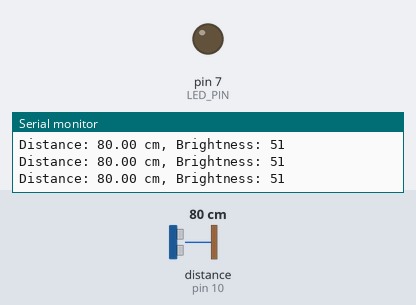
A sketch run on a simulated Arduino Uno, built with avr-gcc and run on an emulated ATmega328P. Parts: output pins drawn as LEDs (lit = HIGH), the last lines printed to the serial monitor. Wiring (inferred from the names in the program): ultrasonic range finder: trigger pin 9; echo pin 10. The test bench sets the inputs (shaded band); at power-on: distance to the obstacle (sensor on pin 10) 80 cm. The echo pulse lasts 58.3 µs per cm; pins used as bus, display or sensor lines are not drawn.

Above: at 1.2 s.
1.3 s: distance to the obstacle (sensor on pin 10) set to 56 cm
2.8 s: distance to the obstacle (sensor on pin 10) set to 49 cm
At 4.0 s:
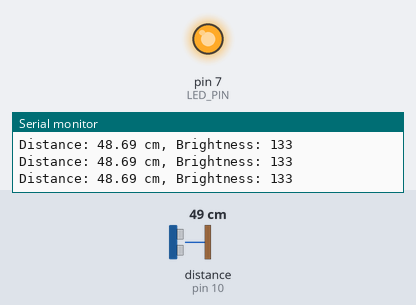
4.3 s: distance to the obstacle (sensor on pin 10) set to 60 cm
At 5.0 s:
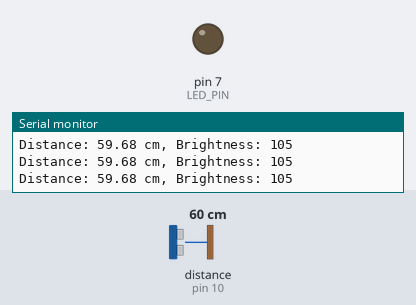
5.8 s: distance to the obstacle (sensor on pin 10) set to 2 cm
At 6.3 s:
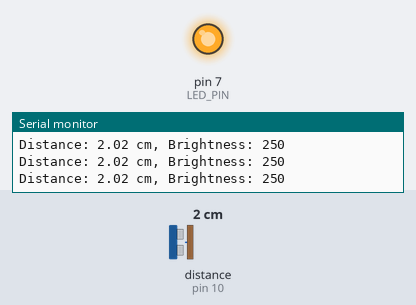
Timing chart, 0 to 8.3 s (numbered marks = the images above; inputs shaded):
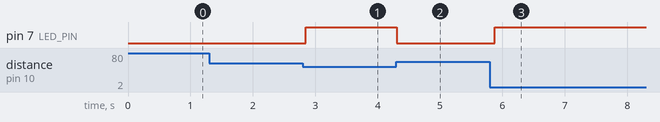

The sketch:

led_normal_blinking_using_ultrasonic_day3.ino
```cpp
#define TRIG_PIN 9    // TRIG connected to digital pin 9
#define ECHO_PIN 10   // ECHO connected to digital pin 10
#define LED_PIN 7     // LED connected to digital pin 6 (PWM pin)

void setup() {
  // Initialize serial communication
  Serial.begin(9600);

  // Set TRIG_PIN as output, ECHO_PIN as input, and LED_PIN as output
  pinMode(TRIG_PIN, OUTPUT);
  pinMode(ECHO_PIN, INPUT);
  pinMode(LED_PIN, OUTPUT);
}

void loop() {
  // Clear the TRIG_PIN
  digitalWrite(TRIG_PIN, LOW);
  delayMicroseconds(2);

  // Trigger the sensor by setting the TRIG_PIN high for 10 microseconds
  digitalWrite(TRIG_PIN, HIGH);
  delayMicroseconds(10);
  digitalWrite(TRIG_PIN, LOW);

  // Read the duration of the pulse from ECHO_PIN
  long duration = pulseIn(ECHO_PIN, HIGH);

  // Calculate the distance (in cm)
  float distance = duration * 0.0343 / 2;

  // Map the distance to the brightness value (0-255)
  // Assuming the max range we care about is 100 cm (adjust as needed)
  int brightness = map(distance, 0, 100, 255, 0); // closer = brighter

  // Limit the brightness to the 0-255 range
  brightness = constrain(brightness, 0, 255);

  // Set LED brightness
  analogWrite(LED_PIN, brightness);

  // Print the distance and brightness value to the serial monitor
  Serial.print("Distance: ");
  Serial.print(distance);
  Serial.print(" cm, Brightness: ");
  Serial.println(brightness);

  // Small delay before the next reading
  delay(100);
}
```

Measured:
- the behaviour switches between 52 and 51 cm on distance to the obstacle (sensor on pin 10) (found by bisection; images 0 and 1)
- after the input at 2.8 s, pin 7 (LED_PIN): LOW → HIGH after 0.05 s
- after the input at 4.3 s, pin 7 (LED_PIN): HIGH → LOW at once
- after the input at 5.8 s, pin 7 (LED_PIN): LOW → HIGH after 0.07 s
